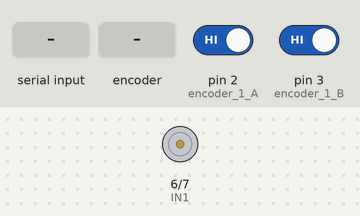
Recording of a sketch running on a simulated Arduino Uno, built with avr-gcc and run on an emulated ATmega328P. Parts: motor-driver pin pairs drawn as motors (green arrow = first pin HIGH = forward, orange = second pin HIGH = backward, longer = more drive, scaled by the enable pin). Inputs (shaded band) come from the test bench; at power-on: pin 2 (encoder_1_A) HIGH, pin 3 (encoder_1_B) HIGH.

Above: at 1.2 s.
1.3 s: "90,45\n" received over Serial
At 1.8 s:
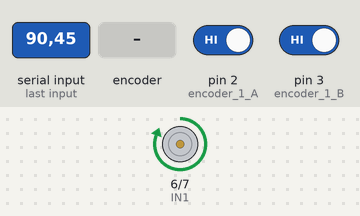
4.3 s: "30,150\n" received over Serial
At 5.1 s:
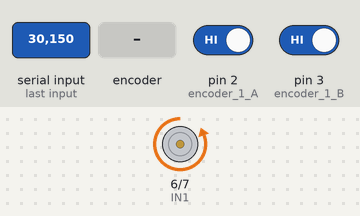
6.8 s: "90,45\n" received over Serial
At 7.1 s:
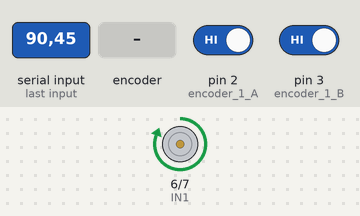
9.3 s: rotary encoder on pin 2 (encoder_1_A) / pin 3 (encoder_1_B) turned 1 step (first pin leading)
At 10.6 s:
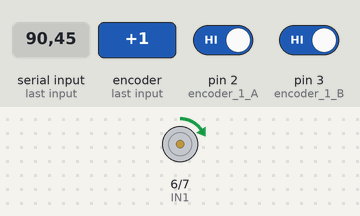
Timing chart, 0 to 12.3 s (numbered marks = the images above; inputs shaded):
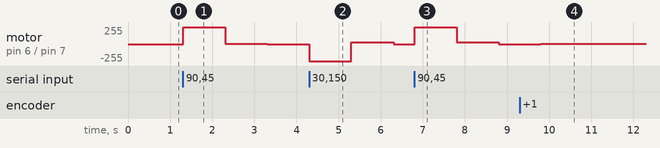

Measured:
- after the input at 1.3 s, motor on pin 6 (IN1) / pin 7 (IN2): stopped → forward 255/255 at once, → forward 7/255 1.0 s later, → stopped 1.0 s later
- after the input at 4.3 s, motor on pin 6 (IN1) / pin 7 (IN2): stopped → backward 255/255 at once, → forward 25/255 1.0 s later, → stopped 1.0 s later
- after the input at 6.8 s, motor on pin 6 (IN1) / pin 7 (IN2): stopped → forward 255/255 at once, → forward 25/255 1.0 s later, → stopped 1.0 s later
- after the input at 9.3 s, motor on pin 6 (IN1) / pin 7 (IN2): stopped → forward 7/255 after 0.51 s

The sketch:

Task6_MIA.ino
```cpp
#define encoder_1_A 2
#define encoder_1_B 3
#define PWM 5
#define IN1 6
#define IN2 7

long long previous_time = 0;
float error_prev = 0;
float error_integral = 0;
int count = 0;

void setup()
{
  Serial.begin(9600);

  pinMode(encoder_1_A,INPUT);
  pinMode(encoder_1_B,INPUT);

  attachInterrupt(digitalPinToInterrupt(encoder_1_A),ISR_encoderpinA,CHANGE);
  attachInterrupt(digitalPinToInterrupt(encoder_1_B),ISR_encoderpinB,CHANGE);

  pinMode(PWM,OUTPUT);
  pinMode(IN1,OUTPUT);
  pinMode(IN2,OUTPUT);

}

void loop() {

  // set target position
  float angle = Serial.parseInt();
  float target = (angle * 2400) / 360;

  // PID constants
  float kp = 1;
  float kd = 0.025;
  float ki = 0.0;

  // time difference
  long long current_time = millis();
  float delta_time = ((float) (current_time - previous_time))/( 1.0e3 );
  previous_time = current_time;

  // Read the position
  int pos = 0;
  noInterrupts(); // disable interrupts temporarily while reading
  pos = count;
  interrupts(); // turn interrupts back on

  // error
  float error = pos - target;

  // derivative
  float derivative_error = (error-error_prev)/(delta_time);

  // integral
  error_integral = error_integral + error * delta_time;

  // control signal
  float u = kp * error + kd * derivative_error + ki * error_integral;

  // motor direction
  int direc = 1;
  if(u < 0)
  {
    direc = -1;
  }

  // motor power limiting to 255
  float power = fabs(u);
  if( power > 255 )
  {
    power = 255;
  }

  // camera set
  camera(direc,power,PWM);


  // store previous error
  error_prev = error;
}

void camera(int direc, int pwm_value, int pwm)
{
  analogWrite(pwm,pwm_value);

  if(direc == 1)
  {
    digitalWrite(IN1,HIGH);
    digitalWrite(IN2,LOW);
  }
  else if(direc == -1)
  {
    digitalWrite(IN1,LOW);
    digitalWrite(IN2,HIGH);
  }
  else
  {
    digitalWrite(IN1,LOW);
    digitalWrite(IN2,LOW);
  }
}

void ISR_encoderpinA()
{
  if((digitalRead(encoder_1_A)) != (digitalRead(encoder_1_B)))
  {
    count++;
  }
  else
  {
    count--;
  }
}

void ISR_encoderpinB()
{
  if((digitalRead(encoder_1_A)) == (digitalRead(encoder_1_B)))
  {
    count++;
  }
  else
  {
    count--;
  }
}
```
